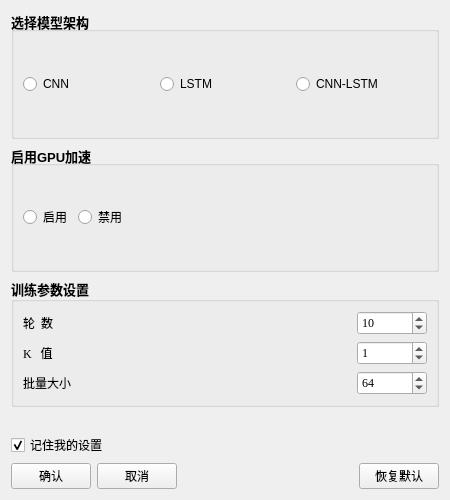
<?xml version="1.0" encoding="UTF-8"?>
<ui version="4.0">
 <class>Form</class>
 <widget class="QWidget" name="Form">
  <property name="geometry">
   <rect>
    <x>0</x>
    <y>0</y>
    <width>450</width>
    <height>500</height>
   </rect>
  </property>
  <property name="sizePolicy">
   <sizepolicy hsizetype="Fixed" vsizetype="Fixed">
    <horstretch>0</horstretch>
    <verstretch>0</verstretch>
   </sizepolicy>
  </property>
  <property name="minimumSize">
   <size>
    <width>450</width>
    <height>500</height>
   </size>
  </property>
  <property name="maximumSize">
   <size>
    <width>450</width>
    <height>500</height>
   </size>
  </property>
  <property name="windowTitle">
   <string>选项设置</string>
  </property>
  <property name="windowIcon">
   <iconset>
    <normaloff>imgs/option_setting.bmp</normaloff>imgs/option_setting.bmp</iconset>
  </property>
  <layout class="QVBoxLayout" name="verticalLayout_2">
   <item>
    <widget class="QGroupBox" name="groupBox_model_name">
     <property name="font">
      <font>
       <family>Arial</family>
       <pointsize>10</pointsize>
       <weight>75</weight>
       <bold>true</bold>
      </font>
     </property>
     <property name="title">
      <string>选择模型架构</string>
     </property>
     <layout class="QHBoxLayout" name="horizontalLayout">
      <item>
       <widget class="QRadioButton" name="radioButton_CNN">
        <property name="font">
         <font>
          <family>Arial</family>
          <pointsize>9</pointsize>
          <weight>50</weight>
          <bold>false</bold>
         </font>
        </property>
        <property name="text">
         <string>CNN</string>
        </property>
       </widget>
      </item>
      <item>
       <widget class="QRadioButton" name="radioButton_LSTM">
        <property name="font">
         <font>
          <family>Arial</family>
          <pointsize>9</pointsize>
          <weight>50</weight>
          <bold>false</bold>
         </font>
        </property>
        <property name="text">
         <string>LSTM</string>
        </property>
       </widget>
      </item>
      <item>
       <widget class="QRadioButton" name="radioButton_CNN_LSTM">
        <property name="font">
         <font>
          <family>Arial</family>
          <pointsize>9</pointsize>
          <weight>50</weight>
          <bold>false</bold>
         </font>
        </property>
        <property name="text">
         <string>CNN-LSTM</string>
        </property>
       </widget>
      </item>
     </layout>
    </widget>
   </item>
   <item>
    <widget class="QGroupBox" name="groupBox_use_gpu">
     <property name="font">
      <font>
       <family>Arial</family>
       <pointsize>10</pointsize>
       <weight>75</weight>
       <bold>true</bold>
      </font>
     </property>
     <property name="title">
      <string>启用GPU加速</string>
     </property>
     <layout class="QHBoxLayout" name="horizontalLayout_2">
      <item>
       <widget class="QRadioButton" name="radioButton_use_gpu">
        <property name="font">
         <font>
          <family>Times New Roman</family>
          <pointsize>9</pointsize>
          <weight>50</weight>
          <bold>false</bold>
         </font>
        </property>
        <property name="text">
         <string>启用</string>
        </property>
       </widget>
      </item>
      <item>
       <widget class="QRadioButton" name="radioButton_forbid_gpu">
        <property name="font">
         <font>
          <family>Times New Roman</family>
          <pointsize>9</pointsize>
          <weight>50</weight>
          <bold>false</bold>
         </font>
        </property>
        <property name="text">
         <string>禁用</string>
        </property>
       </widget>
      </item>
      <item>
       <spacer name="horizontalSpacer_5">
        <property name="orientation">
         <enum>Qt::Horizontal</enum>
        </property>
        <property name="sizeHint" stdset="0">
         <size>
          <width>40</width>
          <height>20</height>
         </size>
        </property>
       </spacer>
      </item>
     </layout>
    </widget>
   </item>
   <item>
    <widget class="QGroupBox" name="groupBox_train_params">
     <property name="font">
      <font>
       <family>Arial Black</family>
       <pointsize>10</pointsize>
       <weight>75</weight>
       <bold>true</bold>
      </font>
     </property>
     <property name="title">
      <string>训练参数设置</string>
     </property>
     <layout class="QVBoxLayout" name="verticalLayout">
      <item>
       <layout class="QHBoxLayout" name="horizontalLayout_3">
        <item>
         <widget class="QLabel" name="label_5">
          <property name="font">
           <font>
            <family>Times New Roman</family>
            <pointsize>9</pointsize>
            <weight>50</weight>
            <bold>false</bold>
           </font>
          </property>
          <property name="text">
           <string>轮  数</string>
          </property>
         </widget>
        </item>
        <item>
         <spacer name="horizontalSpacer">
          <property name="orientation">
           <enum>Qt::Horizontal</enum>
          </property>
          <property name="sizeHint" stdset="0">
           <size>
            <width>40</width>
            <height>20</height>
           </size>
          </property>
         </spacer>
        </item>
        <item>
         <widget class="QSpinBox" name="epochs">
          <property name="sizePolicy">
           <sizepolicy hsizetype="Fixed" vsizetype="Fixed">
            <horstretch>0</horstretch>
            <verstretch>0</verstretch>
           </sizepolicy>
          </property>
          <property name="minimumSize">
           <size>
            <width>70</width>
            <height>24</height>
           </size>
          </property>
          <property name="font">
           <font>
            <family>Times New Roman</family>
            <pointsize>9</pointsize>
            <weight>50</weight>
            <bold>false</bold>
           </font>
          </property>
          <property name="maximum">
           <number>500</number>
          </property>
          <property name="value">
           <number>10</number>
          </property>
         </widget>
        </item>
       </layout>
      </item>
      <item>
       <layout class="QHBoxLayout" name="horizontalLayout_5">
        <item>
         <widget class="QLabel" name="label_4">
          <property name="font">
           <font>
            <family>Times New Roman</family>
            <pointsize>9</pointsize>
            <weight>50</weight>
            <bold>false</bold>
           </font>
          </property>
          <property name="text">
           <string>K   值</string>
          </property>
         </widget>
        </item>
        <item>
         <spacer name="horizontalSpacer_2">
          <property name="orientation">
           <enum>Qt::Horizontal</enum>
          </property>
          <property name="sizeHint" stdset="0">
           <size>
            <width>40</width>
            <height>20</height>
           </size>
          </property>
         </spacer>
        </item>
        <item>
         <widget class="QSpinBox" name="h_value">
          <property name="sizePolicy">
           <sizepolicy hsizetype="Fixed" vsizetype="Fixed">
            <horstretch>0</horstretch>
            <verstretch>0</verstretch>
           </sizepolicy>
          </property>
          <property name="minimumSize">
           <size>
            <width>70</width>
            <height>24</height>
           </size>
          </property>
          <property name="font">
           <font>
            <family>Times New Roman</family>
            <pointsize>9</pointsize>
            <weight>50</weight>
            <bold>false</bold>
           </font>
          </property>
          <property name="maximum">
           <number>500</number>
          </property>
          <property name="value">
           <number>1</number>
          </property>
         </widget>
        </item>
       </layout>
      </item>
      <item>
       <layout class="QHBoxLayout" name="horizontalLayout_4">
        <item>
         <widget class="QLabel" name="label_6">
          <property name="font">
           <font>
            <family>Times New Roman</family>
            <pointsize>9</pointsize>
            <weight>50</weight>
            <bold>false</bold>
           </font>
          </property>
          <property name="text">
           <string>批量大小</string>
          </property>
         </widget>
        </item>
        <item>
         <spacer name="horizontalSpacer_3">
          <property name="orientation">
           <enum>Qt::Horizontal</enum>
          </property>
          <property name="sizeHint" stdset="0">
           <size>
            <width>40</width>
            <height>20</height>
           </size>
          </property>
         </spacer>
        </item>
        <item>
         <widget class="QSpinBox" name="batch_size">
          <property name="minimumSize">
           <size>
            <width>70</width>
            <height>24</height>
           </size>
          </property>
          <property name="font">
           <font>
            <family>Times New Roman</family>
            <pointsize>9</pointsize>
            <weight>50</weight>
            <bold>false</bold>
           </font>
          </property>
          <property name="maximum">
           <number>1024</number>
          </property>
          <property name="stepType">
           <enum>QAbstractSpinBox::DefaultStepType</enum>
          </property>
          <property name="value">
           <number>64</number>
          </property>
          <property name="displayIntegerBase">
           <number>10</number>
          </property>
         </widget>
        </item>
       </layout>
      </item>
     </layout>
    </widget>
   </item>
   <item>
    <spacer name="horizontalSpacer_4">
     <property name="orientation">
      <enum>Qt::Horizontal</enum>
     </property>
     <property name="sizeHint" stdset="0">
      <size>
       <width>40</width>
       <height>20</height>
      </size>
     </property>
    </spacer>
   </item>
   <item>
    <widget class="QCheckBox" name="checkBox_remember">
     <property name="enabled">
      <bool>true</bool>
     </property>
     <property name="text">
      <string>记住我的设置</string>
     </property>
     <property name="checked">
      <bool>true</bool>
     </property>
    </widget>
   </item>
   <item>
    <layout class="QHBoxLayout" name="horizontalLayout_6">
     <item>
      <widget class="QPushButton" name="option_setting_btn_ok">
       <property name="text">
        <string>确认</string>
       </property>
      </widget>
     </item>
     <item>
      <widget class="QPushButton" name="option_setting_btn_cancel">
       <property name="text">
        <string>取消</string>
       </property>
      </widget>
     </item>
     <item>
      <spacer name="horizontalSpacer_6">
       <property name="orientation">
        <enum>Qt::Horizontal</enum>
       </property>
       <property name="sizeHint" stdset="0">
        <size>
         <width>40</width>
         <height>20</height>
        </size>
       </property>
      </spacer>
     </item>
     <item>
      <widget class="QPushButton" name="option_setting_btn_default">
       <property name="text">
        <string>恢复默认</string>
       </property>
      </widget>
     </item>
    </layout>
   </item>
  </layout>
 </widget>
 <resources/>
 <connections/>
</ui>
